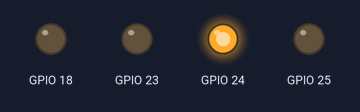
This program was run on a simulated Raspberry Pi (BCM pin numbers). Shown: output pins drawn as LEDs (lit = HIGH).

Above: at 5.0 s.
At 11.5 s:
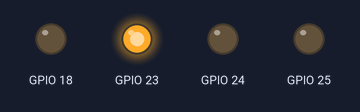
At 13.5 s:
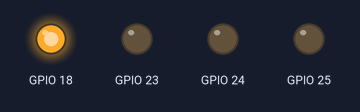
At 17.2 s:
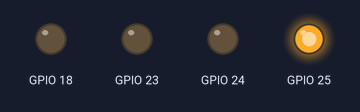
At 21.7 s:
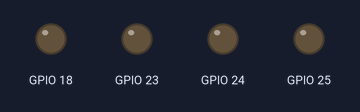
Timing chart, 0 to 28.6 s (numbered marks = the images above):
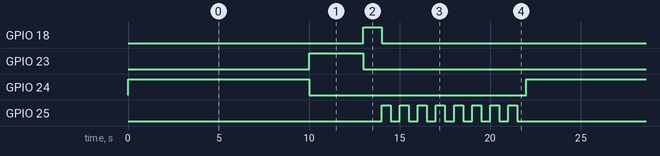

Measured:
- by itself, GPIO 18: alternates HIGH for 1.0 s and LOW for 21.0 s
- by itself, GPIO 23: alternates HIGH for 3.0 s and LOW for 19.0 s
- by itself, GPIO 24: alternates HIGH for 10.0 s and LOW for 12.0 s
- by itself, GPIO 25: repeats every 22.0 s: 7 × (LOW 0.50 s, HIGH 0.50 s), LOW 14.5 s, HIGH 0.50 s

The program:

Traffic_Light.py
```python
import RPi.GPIO as GPIO
import time
GPIO.setmode(GPIO.BCM)
GPIO.setup(18, GPIO.OUT)
GPIO.setup(23, GPIO.OUT)
GPIO.setup(24, GPIO.OUT)
GPIO.setup(25, GPIO.OUT)
while True:
    GPIO.output(24, True)
    time.sleep(10)
    GPIO.output(24, False)
    GPIO.output(23, True)
    time.sleep(3)
    GPIO.output(23, False)
    GPIO.output(18, True)
    time.sleep(1)
    GPIO.output(18, False)
    for x in range(0, 8):
        GPIO.output(25, True)
        time.sleep(0.5)
        GPIO.output(25, False)
        time.sleep(0.5)
```
